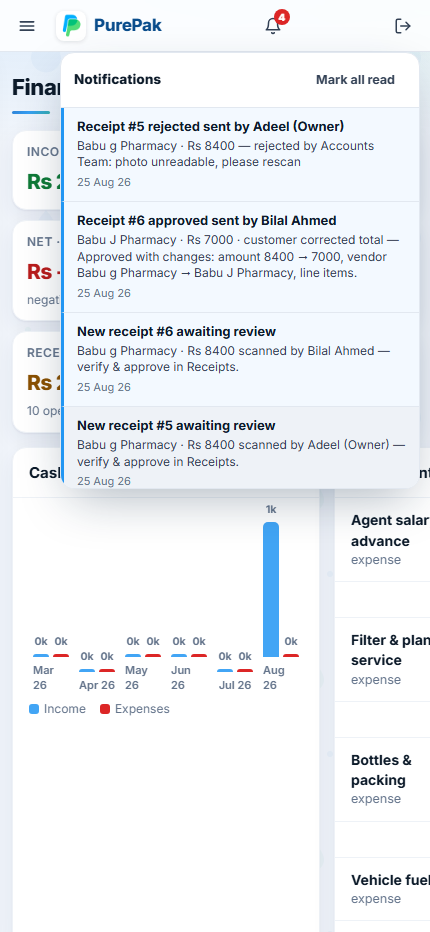
#> input picture webtest/bell-pop.png, 430 x 932 px
$ python make_logo_icons.py ../webtest/bell-pop.png ../webtest/scan-flow.png
#> lines starting #> are read from the running program, lines starting #| are printed output that depends on the picture; after the words box and inside, x2 and y2 are one past the last pixel; in counts of white or black regions, pixels touching at a corner belong together
import os, sys
from PIL import Image, ImageDraw

SRC = sys.argv[1]   # assets/pure-pak-logo.jpeg
RES = sys.argv[2]  # .../res

def rounded_mask(size, radius):
    m = Image.new('L', (size, size), 0)
    ImageDraw.Draw(m).rounded_rectangle([0, 0, size, size], radius=radius, fill=255)
    return m

def logo_tile(size, path, pad_ratio=0.16, radius_ratio=0.22):
    """White rounded tile with the logo centered — works on any screen bg."""
#> called with size = 48, pad_ratio = 0.16, radius_ratio = 0.22
    tile = Image.new('RGBA', (size, size), (255, 255, 255, 255))
#> tile: PIL image 48x48 RGBA; every value is 255
    logo = Image.open(SRC).convert('RGBA')
    pad = int(size * pad_ratio)
    box = size - 2 * pad
    logo.thumbnail((box, box), Image.LANCZOS)
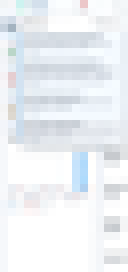
#> logo: PIL image 16x34 RGBA (shown 8 times larger); mean R, G, B, A 236.5, 240.3, 244.3, 255
    tile.paste(logo, ((size - logo.width)//2, (size - logo.height)//2), logo)
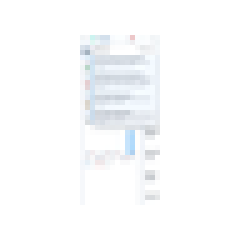
#> tile: PIL image 48x48 RGBA (shown 5 times larger); mean R, G, B, A 250.6, 251.5, 252.5, 255
    out = Image.new('RGBA', (size, size), (0, 0, 0, 0))
#> out: PIL image 48x48 RGBA; every value is 0
    out.paste(tile, (0, 0), rounded_mask(size, int(size * radius_ratio)))
#> in rounded_mask, `m = Image.new('L', (size, size), 0)`: m: PIL image 48x48 L; every value is 0
#> in rounded_mask, `ImageDraw.Draw(m).rounded_rectangle([0, 0, size, size], radius=radius,..`:
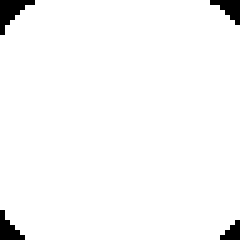
#> m: PIL image 48x48 L (shown 5 times larger); 97.2% white; 4 black regions (3 under 20 px), largest, box (x1, y1, x2, y2) and area: (0, 0, 7, 7) 23
    out.save(path, 'PNG')
    print('wrote', os.path.relpath(path, os.path.dirname(RES)), out.size)
#| wrote scan-flow.png/mipmap-mdpi/ic_launcher.png (48, 48)

sizes = {'mdpi': 48, 'hdpi': 72, 'xhdpi': 96, 'xxhdpi': 144, 'xxxhdpi': 192}
for d, s in sizes.items():
    logo_tile(s, os.path.join(RES, f'mipmap-{d}', 'ic_launcher.png'))

# top-bar / setup-screen logo (used as ImageView, sized by layout)
os.makedirs(os.path.join(RES, 'drawable'), exist_ok=True)
logo_tile(112, os.path.join(RES, 'drawable', 'purepak_logo.png'))
#> in logo_tile (call 6), `tile = Image.new('RGBA', (size, size), (255, 255, 255, 255))`: tile: PIL image 112x112 RGBA; every value is 255
#> in logo_tile (call 6), `logo.thumbnail((box, box), Image.LANCZOS)`:
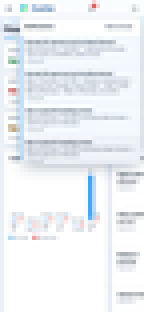
#> logo: PIL image 36x78 RGBA (shown 4 times larger); mean R, G, B, A 236.5, 240.3, 244.2, 255
#> in logo_tile (call 6), `tile.paste(logo, ((size - logo.width)//2, (size - logo.height)//2), lo..`:
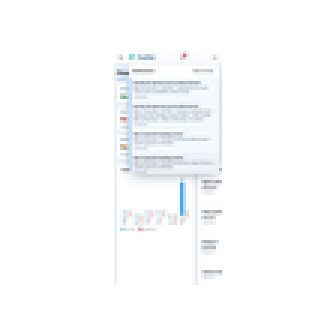
#> tile: PIL image 112x112 RGBA (shown 3 times larger); mean R, G, B, A 250.9, 251.7, 252.6, 255
#> in logo_tile (call 6), `out = Image.new('RGBA', (size, size), (0, 0, 0, 0))`: out: PIL image 112x112 RGBA; every value is 0
#> in rounded_mask (call 6), `m = Image.new('L', (size, size), 0)`: m: PIL image 112x112 L; every value is 0
#> in rounded_mask (call 6), `ImageDraw.Draw(m).rounded_rectangle([0, 0, size, size], radius=radius,..`:
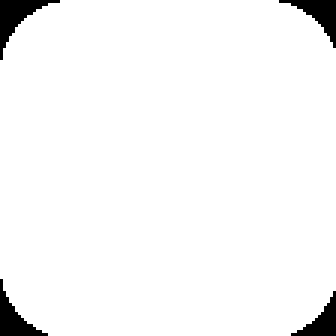
#> m: PIL image 112x112 L (shown 3 times larger); 96.5% white; 4 black regions, box (x1, y1, x2, y2) and area: (0, 0, 20, 20) 131, (93, 0, 112, 16) 111, (0, 93, 16, 112) 111, (97, 97, 112, 112) 92
